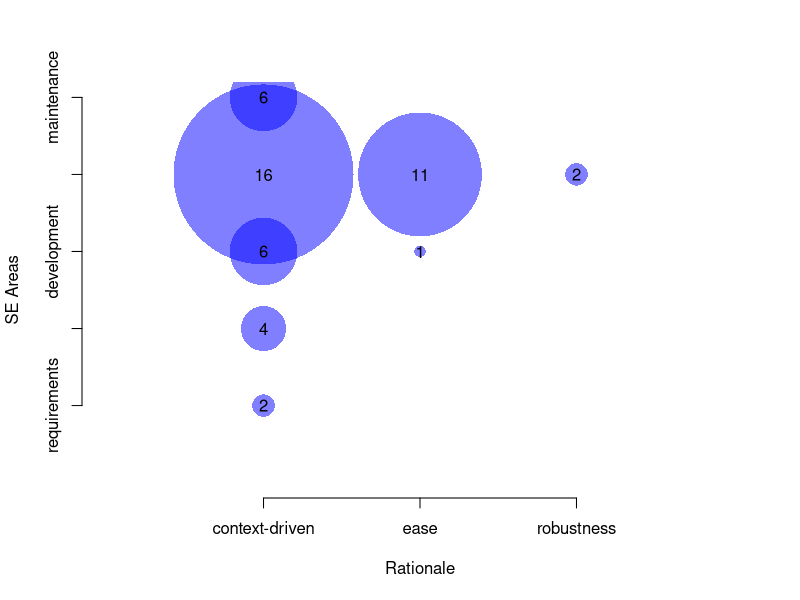

This figure's R source:
 #Let's create 2 discrete variables 
a=c(1,1,1,1,1,1,1,1,1,1,1,1,1,1,1,1,1,1,1,1,1,1,1,1,1,1,1,1,1,1,1,1,1,1,2,2,2,2,2,2,2,2,2,2,2,2,3,3) #1=context-driven; 2=ease; 3=robustness
b=c(1,1,2,2,2,2,3,3,3,3,3,3,4,4,4,4,4,4,4,4,4,4,4,4,4,4,4,4,5,5,5,5,5,5,3,4,4,4,4,4,4,4,4,4,4,4,4,4) #1=requirements; #2=design; 3=development; 4=testing; 5=maintenance
 
#I count the occurence of each couple of values. Eg : number of time a=1 and b=1, number of time a=1 and b=2 etc...
AA=xyTable(a,b)
 
#Now I can plot this ! I represent the dots as big as the couple occurs often
coeff_bigger=1.5

seTasks <- c("requirements", "design", "development", "testing", "maintenance")
rationales <- c("context-driven", "ease", "robustness")

plot(AA$x , AA$y , cex=AA$number*coeff_bigger  , pch=16 , col=rgb(0,0,1,0.5) , xlab= "Rationale" , ylab="SE Areas" , xlim=c(0,4), ylim=c(0,5), xaxt="n", yaxt="n", bty="n")

axis(1, at=1:3, labels=rationales)
axis(2, at=1:5, labels=seTasks)

text (AA$x , AA$y , AA$number)
 
#Note : It's easy to make a function that will compute this kind of plot automatically :
represent_discrete_variable=function(var1, var2 , coeff_bigger){
  AA=xyTable(var1,var2)
  plot(AA$x , AA$y , cex=AA$number*coeff_bigger  , pch=20 , col="red" , xlab= "Rationale" , ylab="SE Areas" )
  text (AA$x , AA$y , AA$number )
}